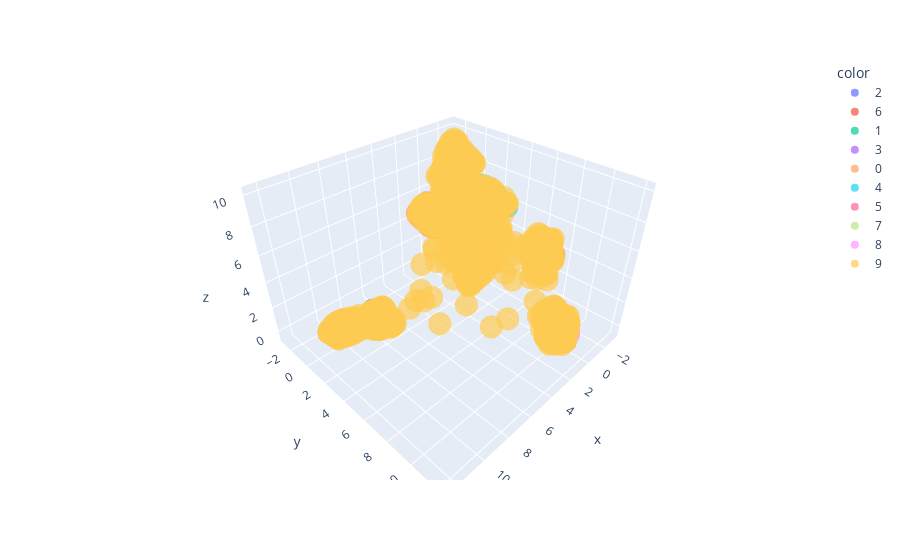

The notebook cell this image was saved under:
### Code cell
test_cifar9_features_u_with_target_u = np.vstack((test_cifar9_features_u, train_target_u))


print(f"Проецирование всех test данных c target классом ({target}):")
plot_embedding_3d(test_cifar9_features_u_with_target_u, test_cifar9_gt_preds_with_target.astype(str))

### Figure 1 — Plotly figure (JSON) as saved in the notebook; plotly's stock layout.template omitted (floating-point values rounded to 4 significant figures; data arrays with more than 128 entries replaced by an {"elided": "..."} marker saying what was removed)
{"data": [{"hovertemplate": "color=2<br>x=%{x}<br>y=%{y}<br>z=%{z}<extra></extra>", "legendgroup": "2", "marker": {"color": "#636efa", "opacity": 0.7, "symbol": "circle"}, "mode": "markers", "name": "2", "scene": "scene", "showlegend": true, "type": "scatter3d", "x": {"elided": "252 float values"}, "y": {"elided": "252 float values"}, "z": {"elided": "252 float values"}}, {"hovertemplate": "color=6<br>x=%{x}<br>y=%{y}<br>z=%{z}<extra></extra>", "legendgroup": "6", "marker": {"color": "#EF553B", "opacity": 0.7, "symbol": "circle"}, "mode": "markers", "name": "6", "scene": "scene", "showlegend": true, "type": "scatter3d", "x": {"elided": "252 float values"}, "y": {"elided": "252 float values"}, "z": {"elided": "252 float values"}}, {"hovertemplate": "color=1<br>x=%{x}<br>y=%{y}<br>z=%{z}<extra></extra>", "legendgroup": "1", "marker": {"color": "#00cc96", "opacity": 0.7, "symbol": "circle"}, "mode": "markers", "name": "1", "scene": "scene", "showlegend": true, "type": "scatter3d", "x": {"elided": "230 float values"}, "y": {"elided": "230 float values"}, "z": {"elided": "230 float values"}}, {"hovertemplate": "color=3<br>x=%{x}<br>y=%{y}<br>z=%{z}<extra></extra>", "legendgroup": "3", "marker": {"color": "#ab63fa", "opacity": 0.7, "symbol": "circle"}, "mode": "markers", "name": "3", "scene": "scene", "showlegend": true, "type": "scatter3d", "x": {"elided": "282 float values"}, "y": {"elided": "282 float values"}, "z": {"elided": "282 float values"}}, {"hovertemplate": "color=0<br>x=%{x}<br>y=%{y}<br>z=%{z}<extra></extra>", "legendgroup": "0", "marker": {"color": "#FFA15A", "opacity": 0.7, "symbol": "circle"}, "mode": "markers", "name": "0", "scene": "scene", "showlegend": true, "type": "scatter3d", "x": {"elided": "279 float values"}, "y": {"elided": "279 float values"}, "z": {"elided": "279 float values"}}, {"hovertemplate": "color=4<br>x=%{x}<br>y=%{y}<br>z=%{z}<extra></extra>", "legendgroup": "4", "marker": {"color": "#19d3f3", "opacity": 0.7, "symbol": "circle"}, "mode": "markers", "name": "4", "scene": "scene", "showlegend": true, "type": "scatter3d", "x": {"elided": "252 float values"}, "y": {"elided": "252 float values"}, "z": {"elided": "252 float values"}}, {"hovertemplate": "color=5<br>x=%{x}<br>y=%{y}<br>z=%{z}<extra></extra>", "legendgroup": "5", "marker": {"color": "#FF6692", "opacity": 0.7, "symbol": "circle"}, "mode": "markers", "name": "5", "scene": "scene", "showlegend": true, "type": "scatter3d", "x": {"elided": "263 float values"}, "y": {"elided": "263 float values"}, "z": {"elided": "263 float values"}}, {"hovertemplate": "color=7<br>x=%{x}<br>y=%{y}<br>z=%{z}<extra></extra>", "legendgroup": "7", "marker": {"color": "#B6E880", "opacity": 0.7, "symbol": "circle"}, "mode": "markers", "name": "7", "scene": "scene", "showlegend": true, "type": "scatter3d", "x": {"elided": "222 float values"}, "y": {"elided": "222 float values"}, "z": {"elided": "222 float values"}}, {"hovertemplate": "color=8<br>x=%{x}<br>y=%{y}<br>z=%{z}<extra></extra>", "legendgroup": "8", "marker": {"color": "#FF97FF", "opacity": 0.7, "symbol": "circle"}, "mode": "markers", "name": "8", "scene": "scene", "showlegend": true, "type": "scatter3d", "x": {"elided": "218 float values"}, "y": {"elided": "218 float values"}, "z": {"elided": "218 float values"}}, {"hovertemplate": "color=9<br>x=%{x}<br>y=%{y}<br>z=%{z}<extra></extra>", "legendgroup": "9", "marker": {"color": "#FECB52", "opacity": 0.7, "symbol": "circle"}, "mode": "markers", "name": "9", "scene": "scene", "showlegend": true, "type": "scatter3d", "x": {"elided": "4250 float values"}, "y": {"elided": "4250 float values"}, "z": {"elided": "4250 float values"}}], "layout": {"legend": {"title": {"text": "color"}, "tracegroupgap": 0}, "margin": {"t": 60}, "scene": {"domain": {"x": [0, 1], "y": [0, 1]}, "xaxis": {"title": {"text": "x"}}, "yaxis": {"title": {"text": "y"}}, "zaxis": {"title": {"text": "z"}}}}}
